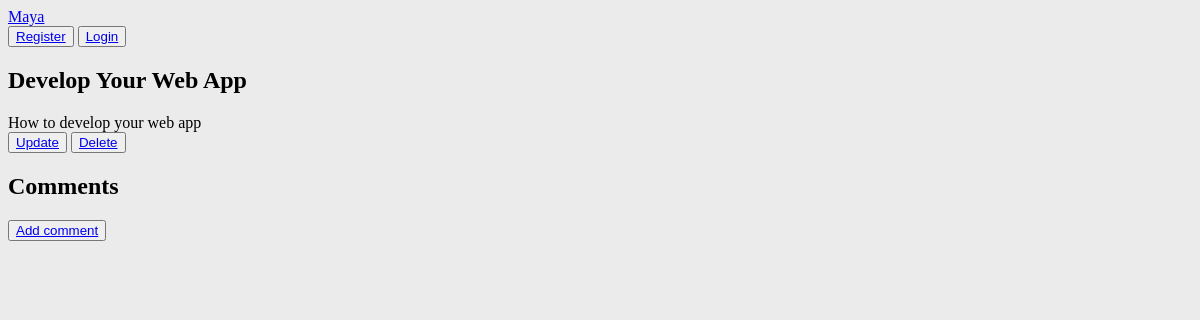
/article/1, run on an earlier commit of the app's database.
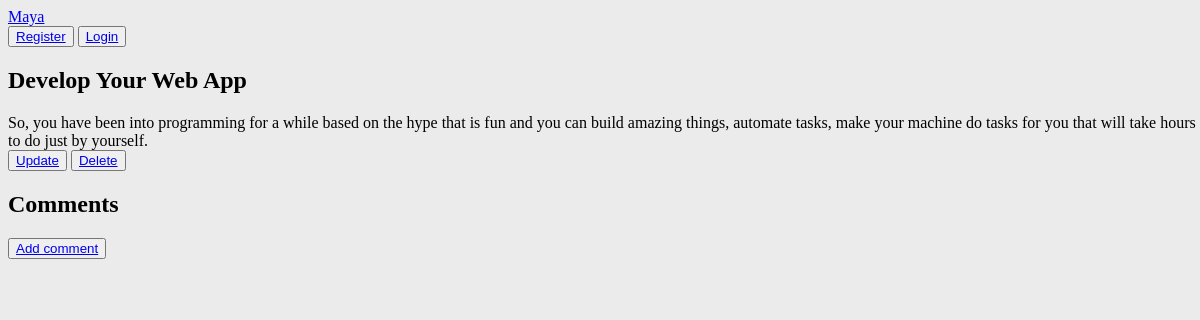
And on a later commit of the database.
### blog/models.py (models this page shows, shortened)
class Post(models.Model):
    title = models.CharField(max_length=255)
    title_tag = models.CharField(max_length=200, default='wooha')
    author = models.ForeignKey(User, on_delete=models.CASCADE)
    body = models.TextField()
    post_date = models.DateField(auto_now_add=True)
    category = models.CharField(max_length=200)

### blog/views.py (the view)
# urls.py: path('article/<int:pk>', ArticleDetailView.as_view(), name='article_details'),
class ArticleDetailView(DetailView):
    model = Post
    template_name = 'blog/article_details.html'

### templates/blog/article_details.html (shortened to what this page needs)
{% extends 'layout.html' %}
{% block body %}
<section>
    <h1>{{ post.title }}</h1>
    <div class="post_body">
    {{ post.body|safe }}
    </div>
    <div class="crud_button">
    <button><a href="{% url 'update' post.pk %}">Update </a> </button> <button> <a href="{% url 'delete_post' post.pk %}">Delete</a> </button>
    </div>
    <div class="comments">
        <h2>Comments</h2>
        <button>
        <a href="{% url 'comment' post.pk %}">Add comment</a>
        </button>
    </div>
</section>
{% endblock %}

What changed in the data, as far as the page shows it:
changed Post "Develop Your Web App": body "How to develop your web app" → "So, you have been into programming for a while based on the hype that is fun and you can build amazing things, automate tasks, make your machine do tasks for you that will take hours to do just by yourself."
